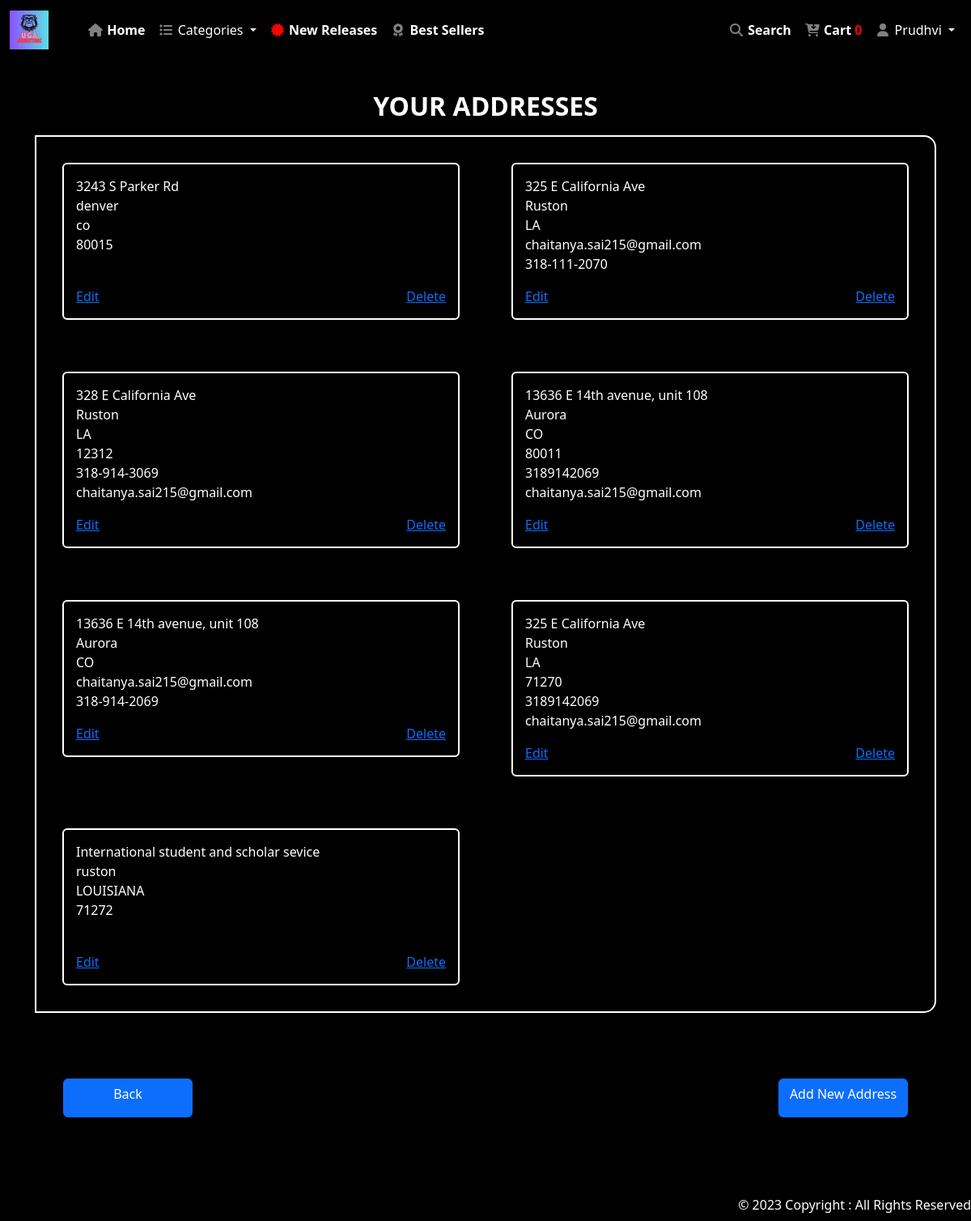
/address (signed in), run on the app's committed database.
### app/models.py (models this page shows, shortened)
class Order(models.Model):
    customer = models.ForeignKey(User, on_delete=models.SET_NULL, null=True, blank=True)
    date_ordered = models.DateTimeField(auto_now_add=True)
    complete = models.BooleanField(default=False)
    transaction_id = models.CharField(max_length=100, null=True)
    cart_total = models.DecimalField(max_digits=10, decimal_places=2, default=0.00)
    shipping_address = models.ForeignKey(Address, on_delete=models.SET_NULL, null=True, blank=True)
    credit_card = models.ForeignKey(PaymentDetails, on_delete=models.SET_NULL, null=True, blank=True)
    @property
    def get_cart_items(self):
        orderitems = self.orderitem_set.all()
        total = sum([item.quantity for item in orderitems])
        return total

class User(models.Model):
    account_id = models.IntegerField(unique=True, default=random_number_generator)
    firstname = models.CharField(max_length=100)
    lastname = models.CharField(max_length=100)
    phonenumber = models.CharField(max_length=100)
    email = models.CharField(max_length=100)
    password = models.CharField(max_length=100)
    accept_terms = models.BooleanField(default=False)
    is_active = models.BooleanField(default=False)
    is_loggedin = models.BooleanField(default=False)
    is_admin = models.BooleanField(default=False)
    activation_token = models.CharField(max_length=255, blank=True, null=True)
    reset_token = models.CharField(max_length=255, blank=True, null=True)

class Address(models.Model):
    address_id = models.IntegerField(unique=True, primary_key=True, default=random_id)
    account_id = models.IntegerField()
    street_address = models.CharField(max_length=50, default=' ', blank=True)
    apartment_suite = models.CharField(max_length=50, default=' ', blank=True)
    city = models.CharField(max_length=30, default=' ', blank=True)
    state = models.CharField(max_length=30, default=' ', blank=True)
    zip_code = models.CharField(max_length=30, default=' ', blank=True)
    contact_phone = models.CharField(max_length=30, default=' ', blank=True)
    contact_email = models.CharField(max_length=30, default=' ', blank=True)

### app/views.py (the view)
# urls.py: path('address', views.AddressView.as_view(), name="address"),
class AddressView(View):
    def get(self, request):
        user = User.objects.get(id=request.session.get('user_id')) if request.session.get('user_id') else None
        order, created = Order.objects.get_or_create(customer=user, complete=False)
        user_addresses = Address.objects.filter(account_id=user.account_id)
        return render(request, "app/profile/address.html",
                      {'user': user, 'order': order, 'user_addresses': user_addresses})

### app/templates/app/profile/address.html (shortened to what this page needs)
{% extends 'app/base.html' %}
{% load static %}
{% block main-content %}
<form method="get">
    <section class="gradient-custom-2">
        <div class="container py-5 h-100">
            <div class="text-center">
                <h2 class="fw-bold mb-3 text-uppercase">YOUR ADDRESSES</h2>
            </div>
            <div class="row d-flex justify-content-center align-items-center h-100">
                <div class="col-12">
                    <div class="card card-registration card-registration-2" style="border-radius: 15px; background-color: black; display: flex; flex-direction: column; align-items: center;">
                        <div class="card-body p-0">
                            <div class="row g-0">
                                <div class="bg-indigo text-white" style="background: black; display: flex; flex-wrap: wrap; border: 2px solid white;">
                                    {% for address in user_addresses %}
                                        <div class="col-md-6">
                                            <div class="card" style="margin: 2rem; padding: 15px; background: black; color: white; border: 2px solid white;">
                                                <p>
                                                    {{ address.street_address }}<br>
                                                    {{ address.city }}<br>
                                                    {{ address.state }}<br>
                                                    {{ address.zip_code }}<br>
                                                    {{ address.contact_phone }}<br>
                                                    {{ address.contact_email }}
                                                </p>
                                                <div style="display: flex; flex-direction: row; justify-content: space-between;">
                                                    <a href="{% url 'edit_address' address_id=address.address_id %}">Edit</a>
                                                    <a href="{% url 'delete_address' address_id=address.address_id %}">Delete</a>
                                                </div>
                                            </div>
                                        </div>
                                    {% endfor %}
                                </div>
                            </div>
                        </div>
                    </div>
                </div>
                <div style="width: 100%; margin: 2rem; padding: 3rem; display: flex; flex-direction: row; justify-content: space-between;">
                    <a class="btn btn-primary button-style" href="{% url 'profile' %}" type="button">Back</a>
                    <a class="btn btn-primary button-style" href="{% url 'new_address' %}" type="button">Add New Address</a>
                </div>
            </div>
        </div>
    </section>
</form>
{% endblock main-content %}

### app/templates/app/base.html (shortened to what this page needs)
<!DOCTYPE html>
{% load static %}
<html lang="en">
<head>
    <link rel="stylesheet" href="https://cdnjs.cloudflare.com/ajax/libs/font-awesome/4.7.0/css/font-awesome.min.css">
    <link href="https://cdn.jsdelivr.net/npm/bootstrap@5.3.0/dist/css/bootstrap.min.css"
    rel="stylesheet"
>
    <link rel='stylesheet' href={% static 'app/css/owl.carousel.min.css' %} />
    <link rel='stylesheet' href={% static 'app/css/all.min.css' %} />
    <link rel='stylesheet' href={% static 'app/css/style.css' %} />
</head>
<body>
    <nav class="navbar fixed-top navbar-expand-lg bg-body-tertiary" style="background-color: black !important">
        <div class="container" style="width: auto">
            <a class="navbar-brand" href="#">
              <img src="/static/app/images/icons/bulldog.jpg" width="48px" height="48px" alt="">
            </a>
          </div>
        <div class="container-fluid">
          <div class="collapse navbar-collapse" id="navbarSupportedContent">
            <ul class="navbar-nav me-auto mb-2 mb-lg-0">
              <li class="nav-item">
                <a class="nav-link active" aria-current="page" href="{% url 'home' %}"><i class="fa fa-fw fa-home" style="color: grey;"></i> Home</a>
              </li>
              <li class="nav-item dropdown">
                <a class="nav-link dropdown-toggle" href="#" role="button" data-bs-toggle="dropdown" aria-expanded="false">
                  <i class="fa fa-fw fa-list" style="color: grey;"></i>
                  Categories
                </a>
              </li>
              <li class="nav-item">
                <a class="nav-link active" aria-current="page" href="{% url 'new-releases' %}" style="width: max-content"><i class="fa fa-fw fa-certificate" style="color: red;"></i> New Releases</a>
              </li>
              <li class="nav-item">
                <a class="nav-link active" aria-current="page" href="{% url 'top-sellers' %}" style="width: max-content"><i class="fa fa-fw fa-award" style="color: grey;"></i> Best Sellers</a>
              </li>
            </ul>
          </div>
          <ul class="navbar-nav me-auto mb-2 mb-lg-0">
            <li class="nav-item">
              <a class="nav-link active" aria-current="page" href="{% url 'search' %}" style="width: max-content"><i class="fa fa-fw fa-search" style="color: grey;"></i> Search</a>
            </li>
            {% if user.is_active %}
            <li class="nav-item">
              <a class="nav-link active" aria-current="page" href="{% url 'cart' %}"><i class="fa fa-fw fa-cart-arrow-down" style="color: grey;"></i> Cart <span style="color: red;">{{order.get_cart_items}}</span>
              </a>
            </li>
              <li class="nav-item dropdown">
                <a class="nav-link dropdown-toggle" href="#" role="button" data-bs-toggle="dropdown" aria-expanded="false">
                  <i class="fa fa-fw fa-user" style="color: grey;"></i> {{ user.firstname }}
                </a>
              </li>
            {% endif %}
          </ul>
        </div>
      </nav>
      {% block main-content %}{% endblock main-content %}
      <footer class="footer-style fixed-bottom">
        © 2023 Copyright : All Rights Reserved
      </footer>
</body>
</html>

### app/static/app/css/style.css (style rules this page uses)
.nav-item { font-weight: 700; }
.nav-link { color: white !important; }
.footer-style { background: black; color: white; height: 2rem; font-size: 1rem; font-weight: 500; display: flex; justify-content: flex-end; }
.dropdown-toggle { background-color: black; color: white; font-weight: 500; }
.gradient-custom-2 { background: black; margin-top: 4rem; }
.bg-indigo { background-color: white; }
@media (min-width: 992px) { .card-registration-2 .bg-indigo { border-top-right-radius: 15px; border-bottom-right-radius: 15px; } }
.button-style { height: 3rem; width: 10rem; }
.fw-bold { color: white !important; }

### app/templates/app/base.html (style rules this page uses)
body { background-color: black; }

### data on the page
Order: get_cart_items "0"
User: firstname "Prudhvi"
Address: street_address "3243 S Parker Rd", city "denver", state "co", zip_code "80015"
Address: street_address "325 E California Ave", city "Ruston", state "LA", zip_code "chaitanya.sai215@gmail.com", contact_phone "318-111-2070"
Address: street_address "328 E California Ave", city "Ruston", state "LA", zip_code "12312", contact_phone "318-914-3069", contact_email "chaitanya.sai215@gmail.com"
Address: street_address "13636 E 14th avenue, unit 108", city "Aurora", state "CO", zip_code "80011", contact_phone "3189142069", contact_email "chaitanya.sai215@gmail.com"
Address: street_address "13636 E 14th avenue, unit 108", city "Aurora", state "CO", zip_code "chaitanya.sai215@gmail.com", contact_phone "318-914-2069"
Address: street_address "325 E California Ave", city "Ruston", state "LA", zip_code "71270", contact_phone "3189142069", contact_email "chaitanya.sai215@gmail.com"
Address: street_address "International student and scholar sevice", city "ruston", state "LOUISIANA", zip_code "71272"
